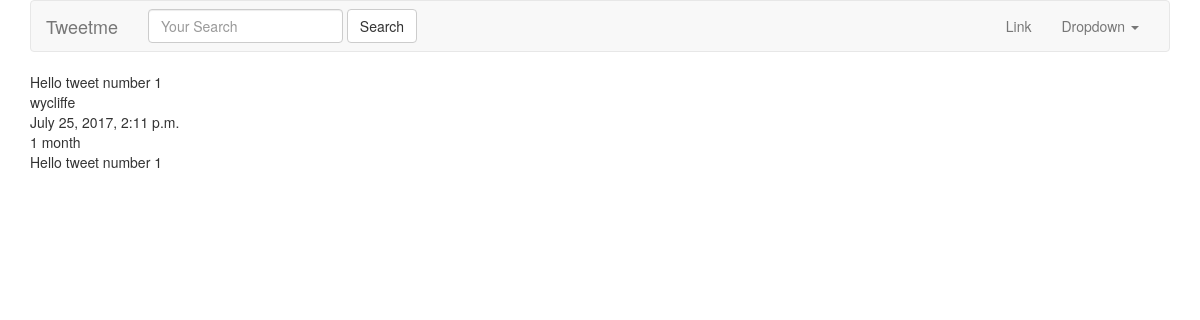
The app's page /tweet/1/, older data.
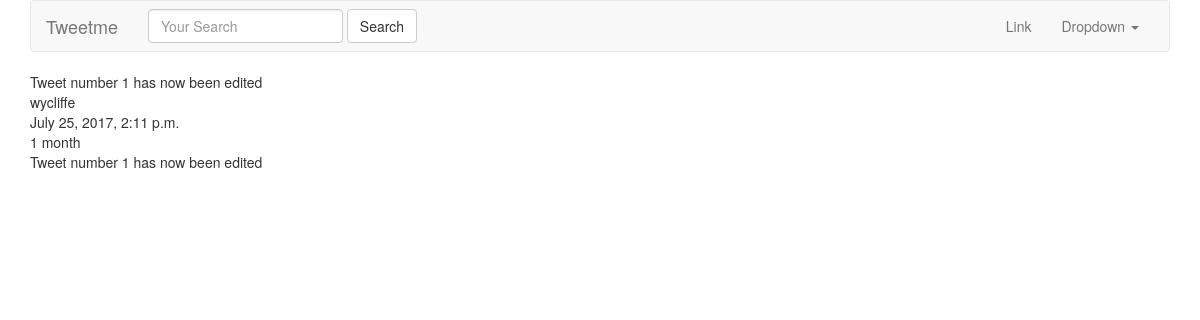
The same page, newer data.
### tweets/models.py (models this page shows, shortened)
class Tweet(models.Model):
	user = models.ForeignKey(settings.AUTH_USER_MODEL, default=1) #id of 1.  Associating with the user.
	content	= models.CharField(max_length = 140 , validators=[validate_content])
	updated = models.DateTimeField(auto_now = True) # Read a little more of the documentation.
	timestamp = models.DateTimeField(auto_now_add = True)

### tweets/views.py (the view)
# urls.py: url(r'^(?P<pk>\d+)/$',TweetDetailView.as_view() , name= "detail"),  # /tweet/1/
class TweetDetailView(DetailView):
	queryset = Tweet.objects.all()

### tweets/templates/tweets/tweet_detail.html (shortened to what this page needs)
{% extends "base.html" %}
{% block content %}
	{{ object.content}} <br/>
	{{ object.user}} <br/>
	{{ object.timestamp}} <br/>
	{{ object.timestamp|timesince}} <br/>
	{{ object.content}} <br/>
{% endblock content %}

Row changes from the older to the newer data that the page shows:
changed Tweet "wycliffe": content "Hello tweet number 1" → "Tweet number 1 has now been edited"
